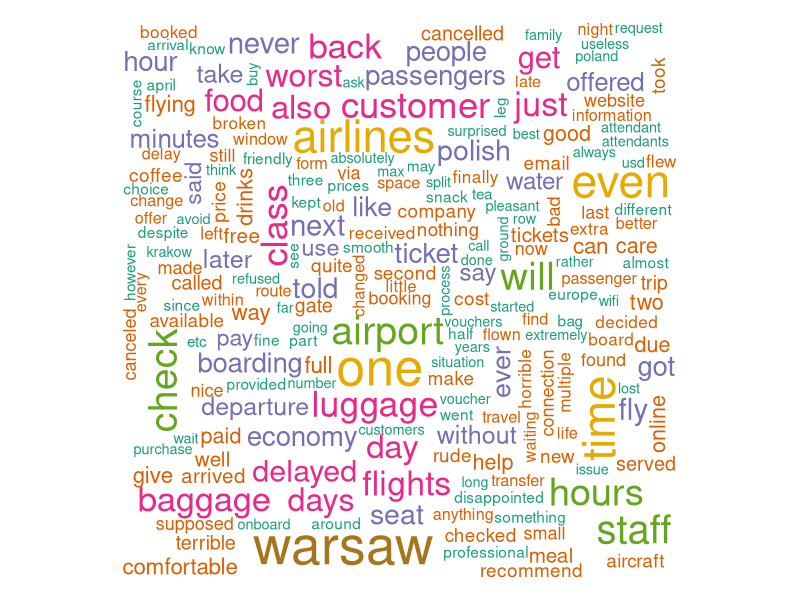
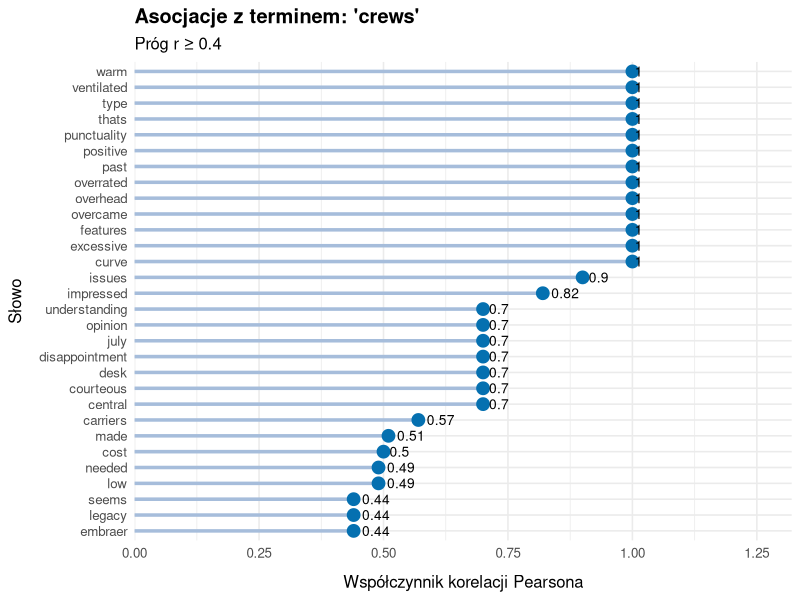
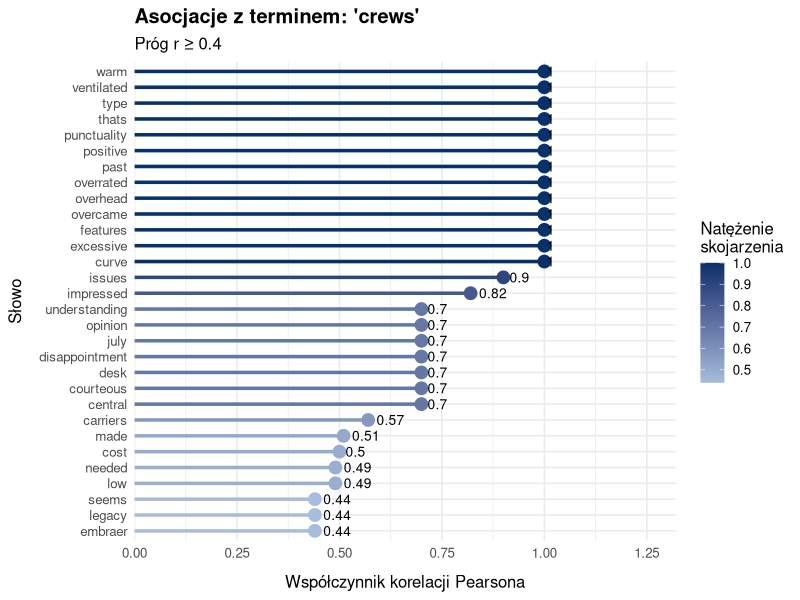
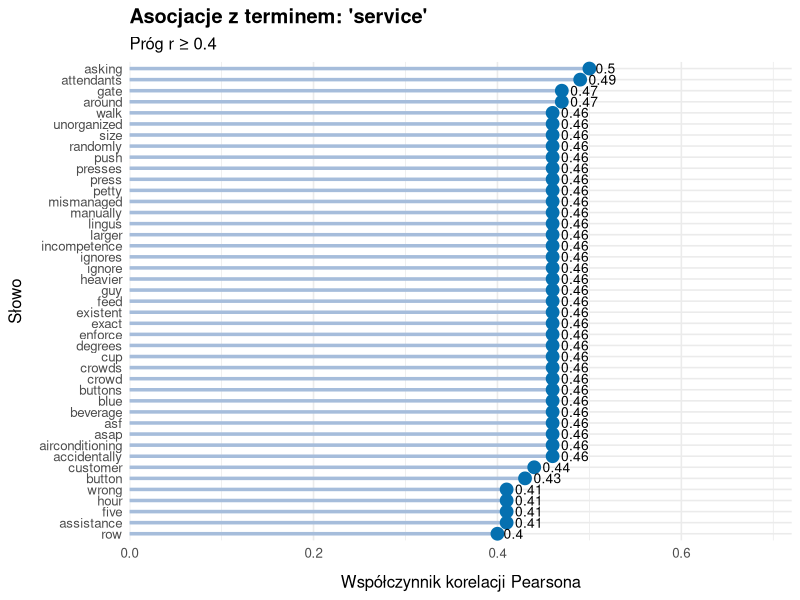
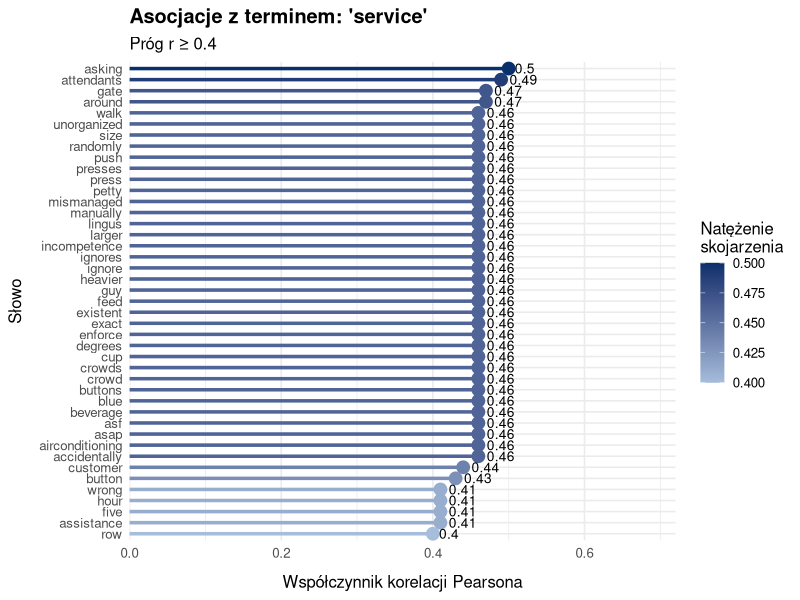
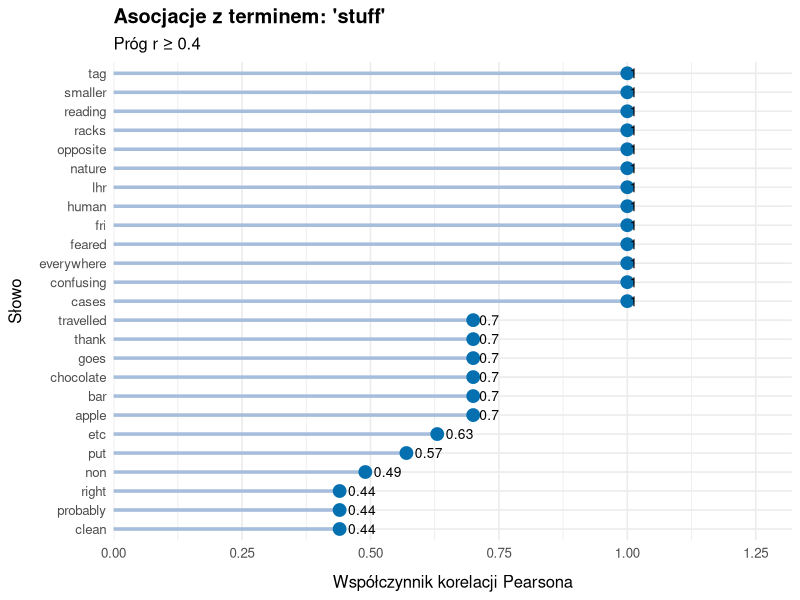
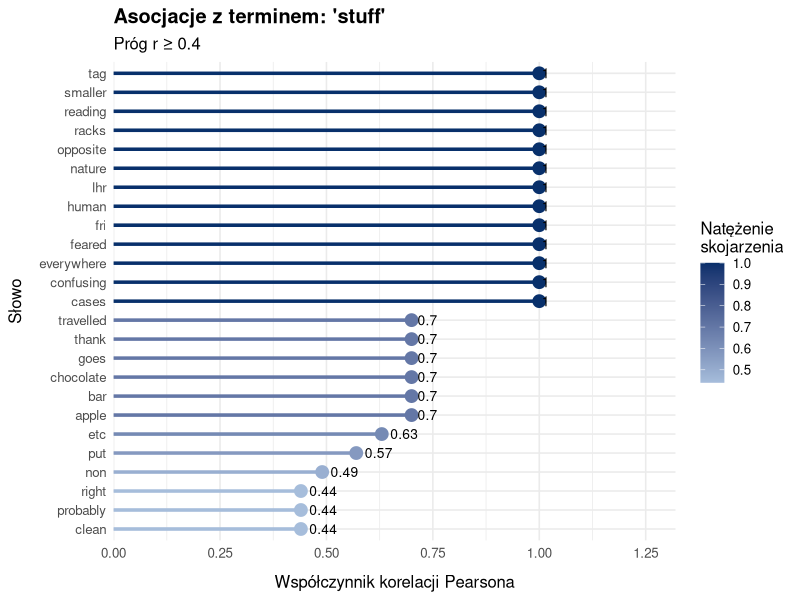

Source code (R) for these figures, in order:



#' ---
#' title: "Asocjacje"
#' author: " "
#' date:   " "
#' output:
#'   html_document:
#'     df_print: paged
#'     theme: readable      # Wygląd (bootstrap, cerulean, darkly, journal, lumen, paper, readable, sandstone, simplex, spacelab, united, yeti)
#'     highlight: kate      # Kolorowanie składni (haddock, kate, espresso, breezedark)
#'     toc: true            # Spis treści
#'     toc_depth: 3
#'     toc_float:
#'       collapsed: false
#'       smooth_scroll: true
#'     code_folding: show    
#'     number_sections: false # Numeruje nagłówki (lepsza nawigacja)
#' ---


knitr::opts_chunk$set(
  message = FALSE,
  warning = FALSE
)





#' # Wymagane pakiety
# Wymagane pakiety ----
library(tm)
library(tidyverse)
library(tidytext)
library(wordcloud)
library(ggplot2)
library(ggthemes)


#' # Dane tekstowe
# Dane tekstowe ----

# Ustaw Working Directory!
# Załaduj dokumenty z folderu
# docs <- DirSource("textfolder2")
# W razie potrzeby dostosuj ścieżkę
# np.: docs <- DirSource("C:/User/Documents/textfolder2")


# Utwórz korpus dokumentów tekstowych

# Gdy tekst znajduje się w jednym pliku csv:
data <- read.csv("LOT_reviews.csv", stringsAsFactors = FALSE, encoding = "UTF-8")
corpus <- VCorpus(VectorSource(data$Review_Text))


# Korpus
# inspect(corpus)


# Korpus - zawartość przykładowego elementu
corpus[[1]]
corpus[[1]][[1]]
corpus[[1]][2]



#' # 1. Przetwarzanie i oczyszczanie tekstu
# 1. Przetwarzanie i oczyszczanie tekstu ----
# (Text Preprocessing and Text Cleaning)


# Normalizacja i usunięcie zbędnych znaków ----

# Zapewnienie kodowania w całym korpusie
corpus <- tm_map(corpus, content_transformer(function(x) iconv(x, to = "UTF-8", sub = "byte")))


# Funkcja do zamiany znaków na spację
toSpace <- content_transformer(function (x, pattern) gsub(pattern, " ", x))


# Usuń zbędne znaki lub pozostałości url, html itp.

# symbol @
corpus <- tm_map(corpus, toSpace, "@")

# symbol @ ze słowem (zazw. nazwa użytkownika)
corpus <- tm_map(corpus, toSpace, "@\\w+")

# linia pionowa
corpus <- tm_map(corpus, toSpace, "\\|")

# tabulatory
corpus <- tm_map(corpus, toSpace, "[ \t]{2,}")

# CAŁY adres URL:
corpus <- tm_map(corpus, toSpace, "(s?)(f|ht)tp(s?)://\\S+\\b")

# http i https
corpus <- tm_map(corpus, toSpace, "http\\w*")

# tylko ukośnik odwrotny (np. po http)
corpus <- tm_map(corpus, toSpace, "/")

# pozostałość po re-tweecie
corpus <- tm_map(corpus, toSpace, "(RT|via)((?:\\b\\W*@\\w+)+)")

# inne pozostałości
corpus <- tm_map(corpus, toSpace, "www")
corpus <- tm_map(corpus, toSpace, "~")
corpus <- tm_map(corpus, toSpace, "â€“")


# Sprawdzenie
corpus[[1]][[1]]

corpus <- tm_map(corpus, content_transformer(tolower))
corpus <- tm_map(corpus, removeNumbers)
corpus <- tm_map(corpus, removeWords, stopwords("english"))
corpus <- tm_map(corpus, removePunctuation)
corpus <- tm_map(corpus, stripWhitespace)


# Sprawdzenie
corpus[[1]][[1]]

# usunięcie ewt. zbędnych nazw własnych
corpus <- tm_map(corpus, removeWords, c("flight", "lot"))

corpus <- tm_map(corpus, stripWhitespace)

# Sprawdzenie
corpus[[1]][[1]]



# Decyzja dotycząca korpusu ----
# do dalszej analizy użyj:
#
# - corpus (oryginalny, bez stemmingu)
#




#' # Tokenizacja
# Tokenizacja ----



# Macierz częstości TDM ----

tdm <- TermDocumentMatrix(corpus)
tdm_m <- as.matrix(tdm)



#' # 2. Zliczanie częstości słów
# 2. Zliczanie częstości słów ----
# (Word Frequency Count)


# Zlicz same częstości słów w macierzach
v <- sort(rowSums(tdm_m), decreasing = TRUE)
tdm_df <- data.frame(word = names(v), freq = v)
head(tdm_df, 10)



#' # 3. Eksploracyjna analiza danych
# 3. Eksploracyjna analiza danych ----
# (Exploratory Data Analysis, EDA)


# Chmura słów (globalna)
wordcloud(words = tdm_df$word, freq = tdm_df$freq, min.freq = 7, 
          colors = brewer.pal(8, "Dark2"))


# Wyświetl top 10
print(head(tdm_df, 10))



#' # 4. Inżynieria cech w modelu Bag of Words:
#' # Reprezentacja słów i dokumentów w przestrzeni wektorowej
# 4. Inżynieria cech w modelu Bag of Words: ----
# Reprezentacja słów i dokumentów w przestrzeni wektorowej ----
# (Feature Engineering in vector-space BoW model)

# - podejście surowych częstości słów
# (częstość słowa = liczba wystąpień w dokumencie)
# (Raw Word Counts)



#' # Asocjacje - znajdowanie współwystępujących słów
# Asocjacje - znajdowanie współwystępujących słów ----



# Funkcja findAssoc() w pakiecie tm służy do:
# - znajdowania słów najbardziej skorelowanych z danym terminem w macierzy TDM/DTM
# - wykorzystuje korelację Pearsona między wektorami słów
# - jej działanie nie opiera się na algorytmach machine learning


# Samodzielnie wytypuj słowa (terminy), 
# które chcesz zbadać pod kątem asocjacji


findAssocs(tdm,"service",0.5)
findAssocs(tdm,"experience",0.5)
findAssocs(tdm,"passengers",0.5)
findAssocs(tdm,"staff",0.5)
findAssocs(tdm,"crews",0.5)
findAssocs(tdm,"prices",0.5)



#' # Wizualizacja asocjacji
# Wizualizacja asocjacji ----


# Wytypowane słowo i próg asocjacji
target_word <- "crews"
cor_limit <- 0.4


# Oblicz asocjacje dla tego słowa
associations <- findAssocs(tdm, target_word, corlimit = cor_limit)
assoc_vector <- associations[[target_word]]
assoc_sorted <- sort(assoc_vector, decreasing = TRUE)


# Ramka danych
assoc_df <- data.frame(
  word = factor(names(assoc_sorted), levels = names(assoc_sorted)[order(assoc_sorted)]),
  score = assoc_sorted
)


# Wykres lizakowy (lollipop chart)
# stosowany w raportach biznesowych i dashboardach:
ggplot(assoc_df, aes(x = score, y = reorder(word, score))) +
  geom_segment(aes(x = 0, xend = score, y = word, yend = word), color = "#a6bddb", size = 1.2) +
  geom_point(color = "#0570b0", size = 4) +
  geom_text(aes(label = round(score, 2)), hjust = -0.3, size = 3.5, color = "black") +
  scale_x_continuous(limits = c(0, max(assoc_df$score) + 0.1), expand = expansion(mult = c(0, 0.2))) +
  theme_minimal(base_size = 12) +
  labs(
    title = paste0("Asocjacje z terminem: '", target_word, "'"),
    subtitle = paste0("Próg r ≥ ", cor_limit),
    x = "Współczynnik korelacji Pearsona",
    y = "Słowo"
  ) +
  theme(
    plot.title = element_text(face = "bold"),
    axis.title.x = element_text(margin = margin(t = 10)),
    axis.title.y = element_text(margin = margin(r = 10))
  )



# Wykres lizakowy z natężeniem
# na podstawie wartości korelacji score:
ggplot(assoc_df, aes(x = score, y = reorder(word, score), color = score)) +
  geom_segment(aes(x = 0, xend = score, y = word, yend = word), size = 1.2) +
  geom_point(size = 4) +
  geom_text(aes(label = round(score, 2)), hjust = -0.3, size = 3.5, color = "black") +
  scale_color_gradient(low = "#a6bddb", high = "#08306b") +
  scale_x_continuous(
    limits = c(0, max(assoc_df$score) + 0.1),
    expand = expansion(mult = c(0, 0.2))
  ) +
  theme_minimal(base_size = 12) +
  labs(
    title = paste0("Asocjacje z terminem: '", target_word, "'"),
    subtitle = paste0("Próg r ≥ ", cor_limit),
    x = "Współczynnik korelacji Pearsona",
    y = "Słowo",
    color = "Natężenie\nskojarzenia"
  ) +
  theme(
    plot.title = element_text(face = "bold"),
    axis.title.x = element_text(margin = margin(t = 10)),
    axis.title.y = element_text(margin = margin(r = 10)),
    legend.position = "right"
  )

# Wytypowane słowo i próg asocjacji
target_word <- "service"
cor_limit <- 0.4


# Oblicz asocjacje dla tego słowa
associations <- findAssocs(tdm, target_word, corlimit = cor_limit)
assoc_vector <- associations[[target_word]]
assoc_sorted <- sort(assoc_vector, decreasing = TRUE)


# Ramka danych
assoc_df <- data.frame(
  word = factor(names(assoc_sorted), levels = names(assoc_sorted)[order(assoc_sorted)]),
  score = assoc_sorted
)


# Wykres lizakowy (lollipop chart)
# stosowany w raportach biznesowych i dashboardach:
ggplot(assoc_df, aes(x = score, y = reorder(word, score))) +
  geom_segment(aes(x = 0, xend = score, y = word, yend = word), color = "#a6bddb", size = 1.2) +
  geom_point(color = "#0570b0", size = 4) +
  geom_text(aes(label = round(score, 2)), hjust = -0.3, size = 3.5, color = "black") +
  scale_x_continuous(limits = c(0, max(assoc_df$score) + 0.1), expand = expansion(mult = c(0, 0.2))) +
  theme_minimal(base_size = 12) +
  labs(
    title = paste0("Asocjacje z terminem: '", target_word, "'"),
    subtitle = paste0("Próg r ≥ ", cor_limit),
    x = "Współczynnik korelacji Pearsona",
    y = "Słowo"
  ) +
  theme(
    plot.title = element_text(face = "bold"),
    axis.title.x = element_text(margin = margin(t = 10)),
    axis.title.y = element_text(margin = margin(r = 10))
  )



# Wykres lizakowy z natężeniem
# na podstawie wartości korelacji score:
ggplot(assoc_df, aes(x = score, y = reorder(word, score), color = score)) +
  geom_segment(aes(x = 0, xend = score, y = word, yend = word), size = 1.2) +
  geom_point(size = 4) +
  geom_text(aes(label = round(score, 2)), hjust = -0.3, size = 3.5, color = "black") +
  scale_color_gradient(low = "#a6bddb", high = "#08306b") +
  scale_x_continuous(
    limits = c(0, max(assoc_df$score) + 0.1),
    expand = expansion(mult = c(0, 0.2))
  ) +
  theme_minimal(base_size = 12) +
  labs(
    title = paste0("Asocjacje z terminem: '", target_word, "'"),
    subtitle = paste0("Próg r ≥ ", cor_limit),
    x = "Współczynnik korelacji Pearsona",
    y = "Słowo",
    color = "Natężenie\nskojarzenia"
  ) +
  theme(
    plot.title = element_text(face = "bold"),
    axis.title.x = element_text(margin = margin(t = 10)),
    axis.title.y = element_text(margin = margin(r = 10)),
    legend.position = "right"
  )
# Wytypowane słowo i próg asocjacji
target_word <- "stuff"
cor_limit <- 0.4


# Oblicz asocjacje dla tego słowa
associations <- findAssocs(tdm, target_word, corlimit = cor_limit)
assoc_vector <- associations[[target_word]]
assoc_sorted <- sort(assoc_vector, decreasing = TRUE)


# Ramka danych
assoc_df <- data.frame(
  word = factor(names(assoc_sorted), levels = names(assoc_sorted)[order(assoc_sorted)]),
  score = assoc_sorted
)


# Wykres lizakowy (lollipop chart)
# stosowany w raportach biznesowych i dashboardach:
ggplot(assoc_df, aes(x = score, y = reorder(word, score))) +
  geom_segment(aes(x = 0, xend = score, y = word, yend = word), color = "#a6bddb", size = 1.2) +
  geom_point(color = "#0570b0", size = 4) +
  geom_text(aes(label = round(score, 2)), hjust = -0.3, size = 3.5, color = "black") +
  scale_x_continuous(limits = c(0, max(assoc_df$score) + 0.1), expand = expansion(mult = c(0, 0.2))) +
  theme_minimal(base_size = 12) +
  labs(
    title = paste0("Asocjacje z terminem: '", target_word, "'"),
    subtitle = paste0("Próg r ≥ ", cor_limit),
    x = "Współczynnik korelacji Pearsona",
    y = "Słowo"
  ) +
  theme(
    plot.title = element_text(face = "bold"),
    axis.title.x = element_text(margin = margin(t = 10)),
    axis.title.y = element_text(margin = margin(r = 10))
  )



# Wykres lizakowy z natężeniem
# na podstawie wartości korelacji score:
ggplot(assoc_df, aes(x = score, y = reorder(word, score), color = score)) +
  geom_segment(aes(x = 0, xend = score, y = word, yend = word), size = 1.2) +
  geom_point(size = 4) +
  geom_text(aes(label = round(score, 2)), hjust = -0.3, size = 3.5, color = "black") +
  scale_color_gradient(low = "#a6bddb", high = "#08306b") +
  scale_x_continuous(
    limits = c(0, max(assoc_df$score) + 0.1),
    expand = expansion(mult = c(0, 0.2))
  ) +
  theme_minimal(base_size = 12) +
  labs(
    title = paste0("Asocjacje z terminem: '", target_word, "'"),
    subtitle = paste0("Próg r ≥ ", cor_limit),
    x = "Współczynnik korelacji Pearsona",
    y = "Słowo",
    color = "Natężenie\nskojarzenia"
  ) +
  theme(
    plot.title = element_text(face = "bold"),
    axis.title.x = element_text(margin = margin(t = 10)),
    axis.title.y = element_text(margin = margin(r = 10)),
    legend.position = "right"
  )
